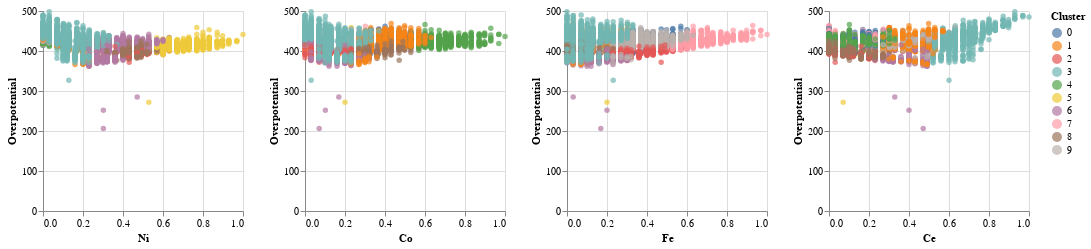

Notebook source saved alongside this figure:
### Markdown cell above
As we are in a browser with Jupyter we can to pretty nice visualizations with Altair. The next one is a variation of the pairplot from above. We added not only the clustering information on top of the pairplot as color but we are able to chose the cluster from a drop-down field and while hovering over a datapoint we can see the actual composition as tooltip. This helps us to get the information from the Unsupervised LEarning back to a format that is easier to interpret.

### Code cell
input_dropdown = alt.binding_select(options=['0','1','2', '3', '4', '5', '6', '7', '8'])
selection = alt.selection_single(fields=['Cluster'], bind=input_dropdown, name='Number ')
color = alt.condition(selection,
                    alt.Color('Cluster:N'),
                    alt.value('lightgray'))

chart = alt.Chart(Cluster_Visualization).mark_circle().encode(
    x='Ni',
    y='Overpotential',
    color=color,
    tooltip=['Ni', 'Fe', 'Co', 'Ce']
).properties(
    width=200,
    height=200
).add_selection(
    selection
)

chart | chart.encode(x='Co') | chart.encode(x='Fe') | chart.encode(x='Ce')

### Figure 1 — Vega-Lite specification as saved in the notebook (floating-point values rounded to 4 significant figures; data arrays with more than 128 entries replaced by an {"elided": "..."} marker saying what was removed)
{"config": {"view": {"continuousWidth": 400, "continuousHeight": 300}}, "hconcat": [{"mark": "circle", "encoding": {"color": {"condition": {"type": "nominal", "field": "Cluster", "selection": "Number "}, "value": "lightgray"}, "tooltip": [{"type": "quantitative", "field": "Ni"}, {"type": "quantitative", "field": "Fe"}, {"type": "quantitative", "field": "Co"}, {"type": "quantitative", "field": "Ce"}], "x": {"type": "quantitative", "field": "Ni"}, "y": {"type": "quantitative", "field": "Overpotential"}}, "height": 200, "selection": {"Number ": {"type": "single", "fields": ["Cluster"], "bind": {"input": "select", "options": ["0", "1", "2", "3", "4", "5", "6", "7", "8"]}}}, "width": 200}, {"mark": "circle", "encoding": {"color": {"condition": {"type": "nominal", "field": "Cluster", "selection": "Number "}, "value": "lightgray"}, "tooltip": [{"type": "quantitative", "field": "Ni"}, {"type": "quantitative", "field": "Fe"}, {"type": "quantitative", "field": "Co"}, {"type": "quantitative", "field": "Ce"}], "x": {"type": "quantitative", "field": "Co"}, "y": {"type": "quantitative", "field": "Overpotential"}}, "height": 200, "selection": {"Number ": {"type": "single", "fields": ["Cluster"], "bind": {"input": "select", "options": ["0", "1", "2", "3", "4", "5", "6", "7", "8"]}}}, "width": 200}, {"mark": "circle", "encoding": {"color": {"condition": {"type": "nominal", "field": "Cluster", "selection": "Number "}, "value": "lightgray"}, "tooltip": [{"type": "quantitative", "field": "Ni"}, {"type": "quantitative", "field": "Fe"}, {"type": "quantitative", "field": "Co"}, {"type": "quantitative", "field": "Ce"}], "x": {"type": "quantitative", "field": "Fe"}, "y": {"type": "quantitative", "field": "Overpotential"}}, "height": 200, "selection": {"Number ": {"type": "single", "fields": ["Cluster"], "bind": {"input": "select", "options": ["0", "1", "2", "3", "4", "5", "6", "7", "8"]}}}, "width": 200}, {"mark": "circle", "encoding": {"color": {"condition": {"type": "nominal", "field": "Cluster", "selection": "Number "}, "value": "lightgray"}, "tooltip": [{"type": "quantitative", "field": "Ni"}, {"type": "quantitative", "field": "Fe"}, {"type": "quantitative", "field": "Co"}, {"type": "quantitative", "field": "Ce"}], "x": {"type": "quantitative", "field": "Ce"}, "y": {"type": "quantitative", "field": "Overpotential"}}, "height": 200, "selection": {"Number ": {"type": "single", "fields": ["Cluster"], "bind": {"input": "select", "options": ["0", "1", "2", "3", "4", "5", "6", "7", "8"]}}}, "width": 200}], "data": {"name": "data-2ea2acc0c57ab0d82e07df4b635b06bb"}, "$schema": "https://vega.github.io/schema/vega-lite/v4.8.1.json", "datasets": {"data-2ea2acc0c57ab0d82e07df4b635b06bb": {"elided": "6074 records"}}}
